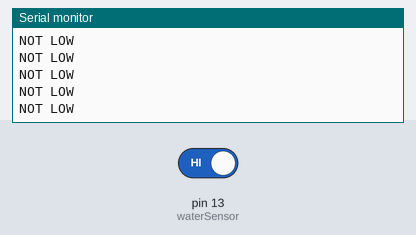
Bench run of a sketch on a simulated Arduino Uno, built with avr-gcc and run on an emulated ATmega328P. On the bench: the last lines printed to the serial monitor. The test bench sets the inputs (shaded band); at power-on: pin 13 (waterSensor) HIGH.

Above: at 1.2 s.
1.3 s: pin 13 (waterSensor) driven LOW
At 1.9 s:
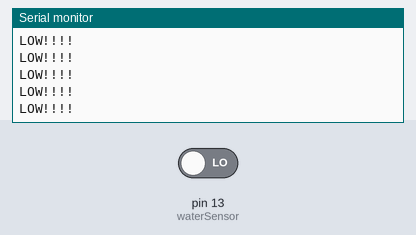
3.2 s: pin 13 (waterSensor) driven HIGH
At 4.0 s:
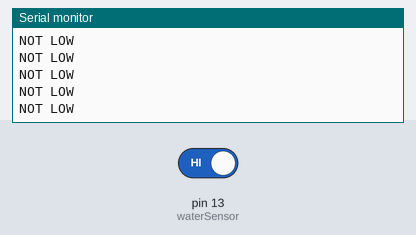
6.2 s: pin 13 (waterSensor) driven LOW
At 7.0 s:
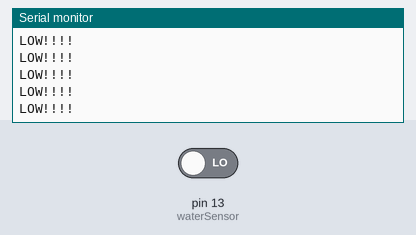
9.2 s: pin 13 (waterSensor) driven HIGH
At 10.1 s:
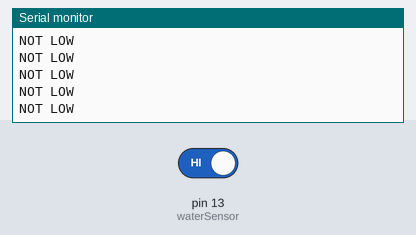

Measured:
- after the input at 1.3 s, the serial monitor: prints a new line after 0.07 s (image 1)

The sketch:

15WaterSensor.ino
```cpp
int waterSensor = 13; // Attach Water sensor to Arduino Digital Pin 8
int LED = 12; // Attach an LED to Digital Pin 9 (or use onboard LED)

void setup() {
   pinMode(waterSensor, INPUT); // The Water Sensor is an Input
   Serial.begin(9600);
}

void loop() {
   /* The water sensor will switch LOW when water is detected.
   Get the Arduino to illuminate the LED and activate the buzzer
   when water is detected, and switch both off when no water is present */
   if( digitalRead(waterSensor) == LOW) {
      Serial.print("LOW!!!!");
      Serial.print("\n");
   }else {
      Serial.print("NOT LOW");
      Serial.print("\n");
   }
}
```
